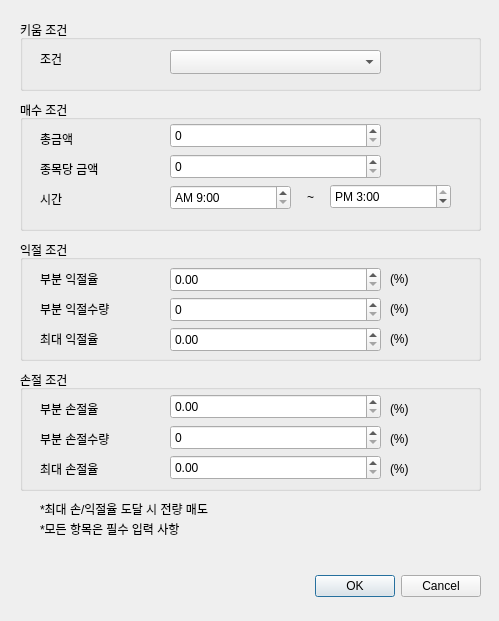
<?xml version="1.0" encoding="UTF-8"?>
<ui version="4.0">
 <class>dialog</class>
 <widget class="QDialog" name="dialog">
  <property name="geometry">
   <rect>
    <x>0</x>
    <y>0</y>
    <width>499</width>
    <height>621</height>
   </rect>
  </property>
  <property name="windowTitle">
   <string>키움 조건 등록</string>
  </property>
  <widget class="QDialogButtonBox" name="bts_oneCondition">
   <property name="geometry">
    <rect>
     <x>140</x>
     <y>570</y>
     <width>341</width>
     <height>32</height>
    </rect>
   </property>
   <property name="orientation">
    <enum>Qt::Horizontal</enum>
   </property>
   <property name="standardButtons">
    <set>QDialogButtonBox::Cancel|QDialogButtonBox::Ok</set>
   </property>
  </widget>
  <widget class="QGroupBox" name="groupBox_5">
   <property name="geometry">
    <rect>
     <x>20</x>
     <y>20</y>
     <width>461</width>
     <height>71</height>
    </rect>
   </property>
   <property name="title">
    <string>키움 조건</string>
   </property>
   <widget class="QLabel" name="label_19">
    <property name="geometry">
     <rect>
      <x>20</x>
      <y>30</y>
      <width>51</width>
      <height>18</height>
     </rect>
    </property>
    <property name="text">
     <string>조건</string>
    </property>
   </widget>
   <widget class="QComboBox" name="cb_conditionList">
    <property name="geometry">
     <rect>
      <x>150</x>
      <y>30</y>
      <width>211</width>
      <height>24</height>
     </rect>
    </property>
   </widget>
  </widget>
  <widget class="QGroupBox" name="groupBox_6">
   <property name="geometry">
    <rect>
     <x>20</x>
     <y>100</y>
     <width>461</width>
     <height>131</height>
    </rect>
   </property>
   <property name="title">
    <string>매수 조건</string>
   </property>
   <widget class="QLabel" name="label_23">
    <property name="geometry">
     <rect>
      <x>20</x>
      <y>60</y>
      <width>101</width>
      <height>18</height>
     </rect>
    </property>
    <property name="text">
     <string>종목당 금액</string>
    </property>
   </widget>
   <widget class="QLabel" name="label_24">
    <property name="geometry">
     <rect>
      <x>20</x>
      <y>30</y>
      <width>77</width>
      <height>18</height>
     </rect>
    </property>
    <property name="text">
     <string>총금액</string>
    </property>
   </widget>
   <widget class="QLabel" name="label_25">
    <property name="geometry">
     <rect>
      <x>20</x>
      <y>90</y>
      <width>77</width>
      <height>18</height>
     </rect>
    </property>
    <property name="text">
     <string>시간</string>
    </property>
   </widget>
   <widget class="QDateTimeEdit" name="et_buyStartTime">
    <property name="geometry">
     <rect>
      <x>150</x>
      <y>85</y>
      <width>121</width>
      <height>25</height>
     </rect>
    </property>
    <property name="date">
     <date>
      <year>1999</year>
      <month>1</month>
      <day>1</day>
     </date>
    </property>
    <property name="time">
     <time>
      <hour>9</hour>
      <minute>0</minute>
      <second>0</second>
     </time>
    </property>
    <property name="displayFormat">
     <string>AP h:mm</string>
    </property>
   </widget>
   <widget class="QDateTimeEdit" name="et_buyEndTime">
    <property name="geometry">
     <rect>
      <x>310</x>
      <y>84</y>
      <width>121</width>
      <height>25</height>
     </rect>
    </property>
    <property name="date">
     <date>
      <year>1999</year>
      <month>1</month>
      <day>1</day>
     </date>
    </property>
    <property name="time">
     <time>
      <hour>15</hour>
      <minute>0</minute>
      <second>0</second>
     </time>
    </property>
    <property name="minimumDateTime">
     <datetime>
      <hour>0</hour>
      <minute>0</minute>
      <second>0</second>
      <year>1999</year>
      <month>1</month>
      <day>1</day>
     </datetime>
    </property>
    <property name="displayFormat">
     <string>AP h:mm</string>
    </property>
   </widget>
   <widget class="QLabel" name="label_26">
    <property name="geometry">
     <rect>
      <x>287</x>
      <y>88</y>
      <width>21</width>
      <height>18</height>
     </rect>
    </property>
    <property name="text">
     <string>~</string>
    </property>
   </widget>
   <widget class="QSpinBox" name="et_totalBuyAmount">
    <property name="geometry">
     <rect>
      <x>150</x>
      <y>23</y>
      <width>211</width>
      <height>25</height>
     </rect>
    </property>
    <property name="maximum">
     <number>1000000000</number>
    </property>
   </widget>
   <widget class="QSpinBox" name="et_buyAmoutPerCode">
    <property name="geometry">
     <rect>
      <x>150</x>
      <y>54</y>
      <width>211</width>
      <height>25</height>
     </rect>
    </property>
    <property name="maximum">
     <number>1000000000</number>
    </property>
    <property name="singleStep">
     <number>1</number>
    </property>
   </widget>
  </widget>
  <widget class="QGroupBox" name="groupBox_7">
   <property name="geometry">
    <rect>
     <x>20</x>
     <y>240</y>
     <width>461</width>
     <height>121</height>
    </rect>
   </property>
   <property name="title">
    <string>익절 조건</string>
   </property>
   <widget class="QLabel" name="label_27">
    <property name="geometry">
     <rect>
      <x>20</x>
      <y>60</y>
      <width>121</width>
      <height>18</height>
     </rect>
    </property>
    <property name="text">
     <string>부분 익절수량</string>
    </property>
   </widget>
   <widget class="QLabel" name="label_28">
    <property name="geometry">
     <rect>
      <x>20</x>
      <y>30</y>
      <width>101</width>
      <height>18</height>
     </rect>
    </property>
    <property name="text">
     <string>부분 익절율</string>
    </property>
   </widget>
   <widget class="QLabel" name="label_29">
    <property name="geometry">
     <rect>
      <x>20</x>
      <y>90</y>
      <width>101</width>
      <height>18</height>
     </rect>
    </property>
    <property name="text">
     <string>최대 익절율</string>
    </property>
   </widget>
   <widget class="QLabel" name="label_30">
    <property name="geometry">
     <rect>
      <x>370</x>
      <y>90</y>
      <width>41</width>
      <height>18</height>
     </rect>
    </property>
    <property name="text">
     <string>(%)</string>
    </property>
   </widget>
   <widget class="QLabel" name="label_31">
    <property name="geometry">
     <rect>
      <x>370</x>
      <y>60</y>
      <width>41</width>
      <height>18</height>
     </rect>
    </property>
    <property name="text">
     <string>(%)</string>
    </property>
   </widget>
   <widget class="QLabel" name="label_32">
    <property name="geometry">
     <rect>
      <x>370</x>
      <y>30</y>
      <width>41</width>
      <height>18</height>
     </rect>
    </property>
    <property name="text">
     <string>(%)</string>
    </property>
   </widget>
   <widget class="QDoubleSpinBox" name="et_profitRate">
    <property name="geometry">
     <rect>
      <x>150</x>
      <y>27</y>
      <width>211</width>
      <height>25</height>
     </rect>
    </property>
   </widget>
   <widget class="QDoubleSpinBox" name="et_maxProfitRate">
    <property name="geometry">
     <rect>
      <x>150</x>
      <y>87</y>
      <width>211</width>
      <height>25</height>
     </rect>
    </property>
   </widget>
   <widget class="QSpinBox" name="et_profitRateVolume">
    <property name="geometry">
     <rect>
      <x>150</x>
      <y>57</y>
      <width>211</width>
      <height>25</height>
     </rect>
    </property>
    <property name="maximum">
     <number>100</number>
    </property>
    <property name="singleStep">
     <number>10</number>
    </property>
   </widget>
  </widget>
  <widget class="QGroupBox" name="groupBox_8">
   <property name="geometry">
    <rect>
     <x>20</x>
     <y>370</y>
     <width>461</width>
     <height>121</height>
    </rect>
   </property>
   <property name="title">
    <string>손절 조건</string>
   </property>
   <widget class="QLabel" name="label_33">
    <property name="geometry">
     <rect>
      <x>20</x>
      <y>60</y>
      <width>121</width>
      <height>18</height>
     </rect>
    </property>
    <property name="text">
     <string>부분 손절수량</string>
    </property>
   </widget>
   <widget class="QLabel" name="label_34">
    <property name="geometry">
     <rect>
      <x>20</x>
      <y>30</y>
      <width>101</width>
      <height>18</height>
     </rect>
    </property>
    <property name="text">
     <string>부분 손절율</string>
    </property>
   </widget>
   <widget class="QLabel" name="label_35">
    <property name="geometry">
     <rect>
      <x>20</x>
      <y>90</y>
      <width>101</width>
      <height>18</height>
     </rect>
    </property>
    <property name="text">
     <string>최대 손절율</string>
    </property>
   </widget>
   <widget class="QLabel" name="label_36">
    <property name="geometry">
     <rect>
      <x>370</x>
      <y>90</y>
      <width>41</width>
      <height>18</height>
     </rect>
    </property>
    <property name="text">
     <string>(%)</string>
    </property>
   </widget>
   <widget class="QLabel" name="label_37">
    <property name="geometry">
     <rect>
      <x>370</x>
      <y>60</y>
      <width>41</width>
      <height>18</height>
     </rect>
    </property>
    <property name="text">
     <string>(%)</string>
    </property>
   </widget>
   <widget class="QLabel" name="label_38">
    <property name="geometry">
     <rect>
      <x>370</x>
      <y>30</y>
      <width>41</width>
      <height>18</height>
     </rect>
    </property>
    <property name="text">
     <string>(%)</string>
    </property>
   </widget>
   <widget class="QDoubleSpinBox" name="et_lossRate">
    <property name="geometry">
     <rect>
      <x>150</x>
      <y>24</y>
      <width>211</width>
      <height>25</height>
     </rect>
    </property>
   </widget>
   <widget class="QDoubleSpinBox" name="et_maxLossRate">
    <property name="geometry">
     <rect>
      <x>150</x>
      <y>85</y>
      <width>211</width>
      <height>25</height>
     </rect>
    </property>
   </widget>
   <widget class="QSpinBox" name="et_lossRateVolume">
    <property name="geometry">
     <rect>
      <x>150</x>
      <y>55</y>
      <width>211</width>
      <height>25</height>
     </rect>
    </property>
    <property name="maximum">
     <number>100</number>
    </property>
    <property name="singleStep">
     <number>10</number>
    </property>
   </widget>
  </widget>
  <widget class="QLabel" name="label_40">
   <property name="geometry">
    <rect>
     <x>40</x>
     <y>520</y>
     <width>441</width>
     <height>18</height>
    </rect>
   </property>
   <property name="text">
    <string>*모든 항목은 필수 입력 사항</string>
   </property>
  </widget>
  <widget class="QLabel" name="label_39">
   <property name="geometry">
    <rect>
     <x>40</x>
     <y>500</y>
     <width>291</width>
     <height>18</height>
    </rect>
   </property>
   <property name="text">
    <string>*최대 손/익절율 도달 시 전량 매도</string>
   </property>
  </widget>
 </widget>
 <resources/>
 <connections/>
</ui>
